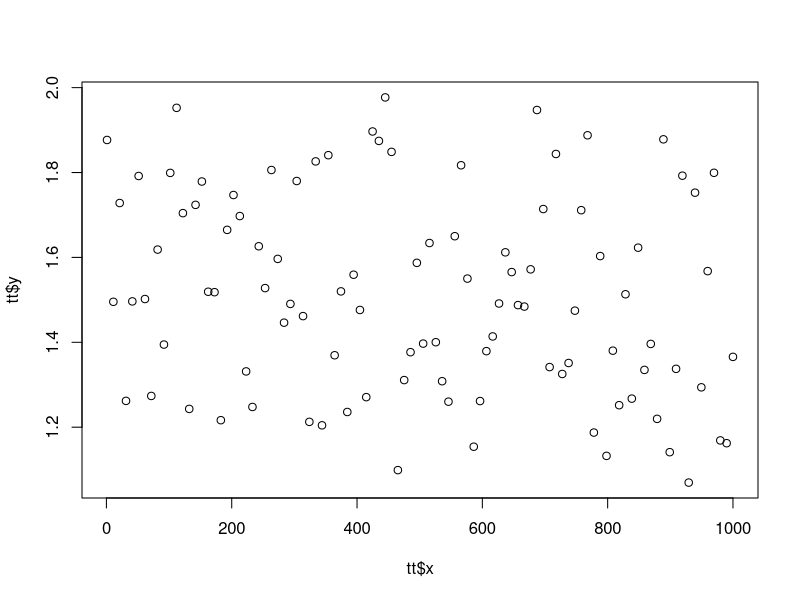
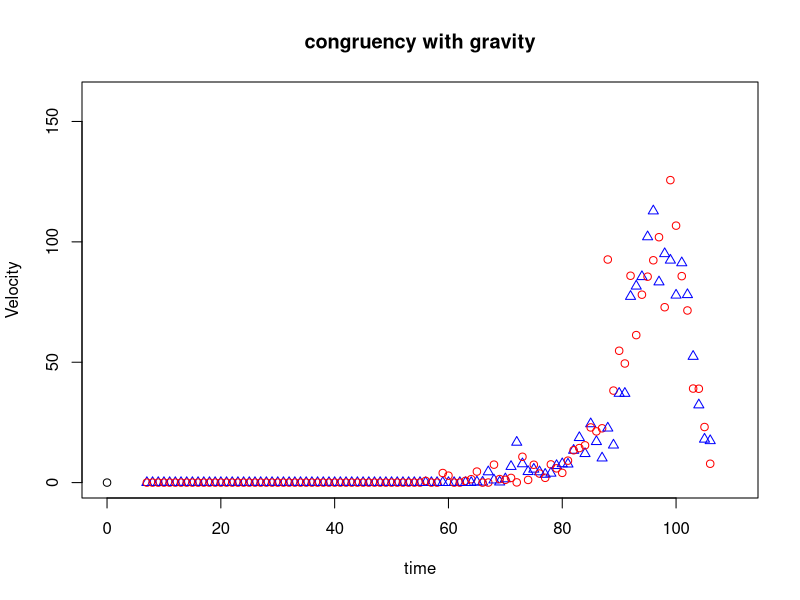
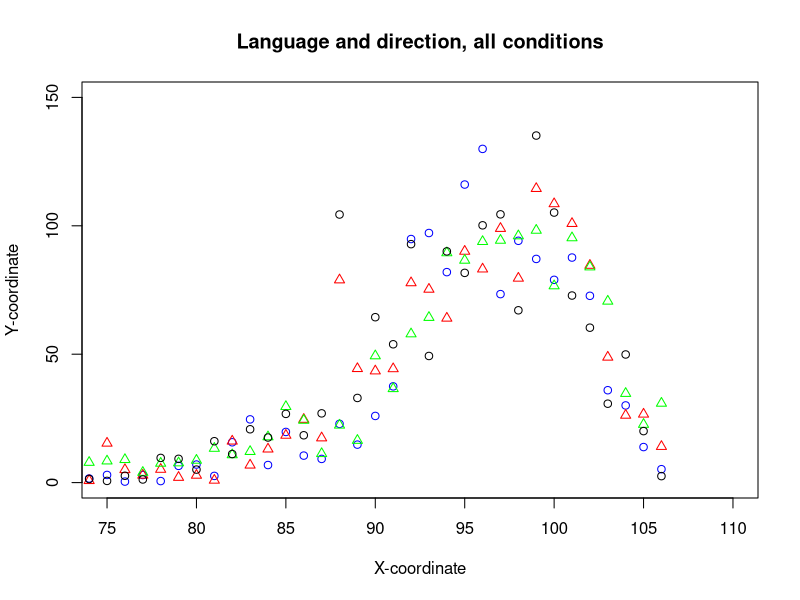

R code for these plots, in order:
######################## Simple interpolation pedegogy #######################################################
#random variable, 1000 points
t <- runif(1000,1,2)
#compress, smooth, interpolate to 100 points
#note this provides two variables, an $x variable 
#(think of this at each point captured) 
#and then your converted variable $y
tt<- approx(t,n=100)
#plot that shit
plot(tt$x,tt$y)
#########################################################################################################

data = read.table('exp1_mousetrack_velocity.csv', sep=',', header=FALSE) #note this is velocity data
colnames(data) = list('subject','trial','dirs','lang','xrng','rt')

####################### #### creating variables #### ######################################
data$gravity = 0
data[(data$dirs==1 & data$lang==1),]$gravity=0 # incongruent
data[(data$dirs==1 & data$lang==0),]$gravity=1 #congruent
data[(data$dirs==0 & data$lang==1),]$gravity=1 #congruent 
data[(data$dirs==0 & data$lang==0),]$gravity=0 #incongruent 

data$language = 0
data[data$lang==1,]$language = 'forward'
data[data$lang==0,]$language = 'backward'

data$direct=0
data[data$dirs==1,]$direct = 'up'
data[data$dirs==0,]$direct = 'down'

############################################ plots for velocity data ####################################
### congruent v incongruent ###
library(lme4) 
plot(0,0,xlim=c(0,110),ylim=c(0,160),xlab='time',ylab='Velocity' , main='congruency with gravity')
attach(data)
ps = c();
for (i in 6:106){
  yhigh = mean(data[data$gravity==1 ,i]) #congruent
  ylow = mean(data[data$gravity==0,i]) #incongruent
  
  points(i,yhigh,pch=2,col='blue') #congruent
  points(i,ylow,pch=1,lty="solid",type="b",col='red') #incongruent
  
  lmo = lm(data[,i]~gravity,data=data)    
  coefs =data.frame(summary(lmo)$coefficients)    
  coefs$p = 2*(1-pnorm(abs(coefs$t.value)))
  ps = c(ps,coefs$p[2]) 
}
points((ps>.05)*(-250)-150,1:length(ps),cex=1,pch=8)
#points((ps<.05),1:length(ps),cex=1,pch=8) #??????


#########################################################################################################
### all conditions ####

plot(0,0,xlim=c(75,110),ylim=c(0,150),xlab='X-coordinate',ylab='Y-coordinate' , main='Language and direction, all conditions')
for (i in 6:106){
  yhigh = mean(data[data$lang==1&data$dirs==0 ,i]) #forward and down - congruent
  ylow = mean(data[data$lang==1&data$dirs==1,i]) #forward up- incongruent
  yl = mean(data[data$lang==0&data$dirs==1 ,i]) #backward up - congruent
  yh = mean(data[data$lang==0&data$dirs==0 ,i]) #backward down - incongruent 
  
  points(i,yhigh,pch=1,col='blue') #forward and down - congruent
  points(i,ylow,pch=2,col='red') #forward up- incongruent
  points(i,yl,pch=2,col='green') #backward up - congruent
  points(i,yh,pch=1, lty="solid", col='black') #backward down - incongruent 
}

